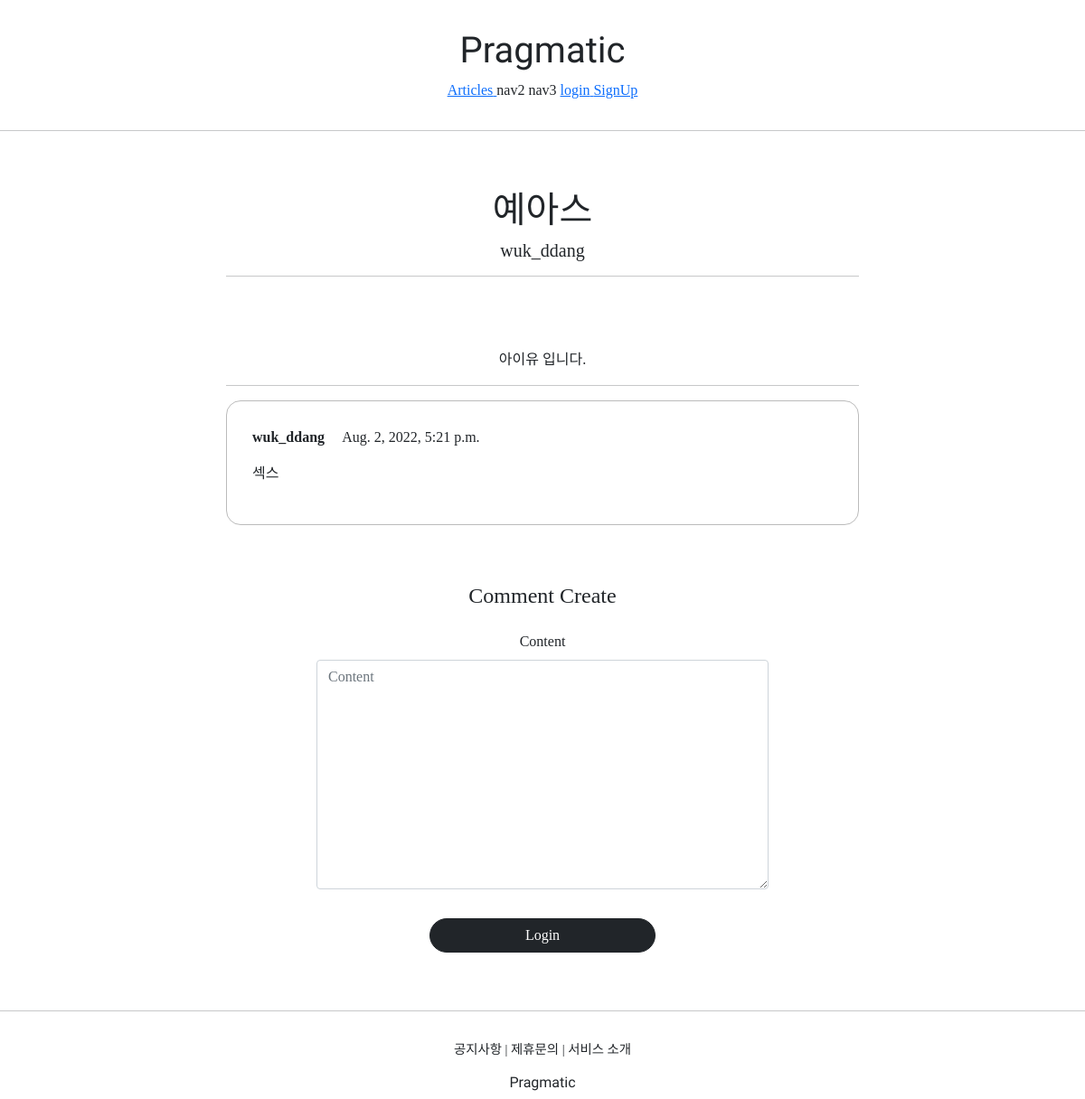
The page /articles/detail/4 on the database its author committed.
### articleapp/models.py (models this page shows)
class Article(models.Model):
  writer = models.ForeignKey(User, on_delete=models.SET_NULL, related_name='article', null=True)
  title = models.CharField(max_length=200, null=True)
  image = models.ImageField(upload_to='articles/', null=False)
  content = models.TextField(null=True)
  created_at = models.DateField(auto_created=True, null=True)

### profileapp/models.py (models this page shows)
class Profile(models.Model):
  user = models.OneToOneField(User, on_delete=models.CASCADE, related_name='profile')
  image = models.ImageField(upload_to='profile/', null=True)
  nickname = models.CharField(max_length=20, unique=True, null=True)
  message = models.CharField(max_length=100, null=True)

### commentapp/models.py (models this page shows)
class Comment(models.Model):
  article = models.ForeignKey(Article, on_delete=models.SET_NULL, null=True, related_name='comment')
  writer = models.ForeignKey(User, on_delete=models.SET_NULL, null=True, related_name='comment')
  content = models.TextField(null=False)
  created_at = models.DateTimeField(auto_now=True)

### articleapp/views.py (the view)
# urls.py: path('detail/<int:pk>', ArticleDetailView.as_view(), name='detail'),
class ArticleDetailView(DetailView, FormMixin):
  model = Article
  form_class = CommentCreationForm
  context_object_name = 'target_article'
  template_name = 'articleapp/detail.html'

### commentapp/forms.py
class CommentCreationForm(ModelForm):
  class Meta:
    model = Comment
    fields = ['content']

### articleapp/templates/articleapp/detail.html (shortened to what this page needs)
{% extends 'base.html' %}
{% block content %}
  <div>
    <div style="text-align: center; max-width: 700px; margin: 4rem auto;">
      <h1>
        {{ target_article.title }}
      </h1>
      <h5>
        {{ target_article.writer.profile.nickname }}
      </h5>
      <hr>
      <p>
        {{ target_article.content }}
      </p>
      <hr>
      {% for comment in target_article.comment.all %}
        {% include 'commentapp/detail.html' with comment=comment %}
      {% endfor %}
      {% include 'commentapp/create.html' with article=target_article %}
    </div>
  </div>
{% endblock %}

### commentapp/templates/commentapp/detail.html (shortened to what this page needs)
<div style="border: 1px solid; text-align: left; padding: 4%; margin: 1rem 0; border-radius: 1rem;
            border-color: #bbb">
  <div>
    <strong>
      {{ comment.writer.profile.nickname }}
    </strong>
    {{ comment.created_at }}
  </div>
  <div style="margin: 1rem 0;">
    {{ comment.content }}
  </div>
</div>

### rows shown on the page
Article: title "예아스", writer.profile.nickname "wuk_ddang", content "아이유 입니다."
Comment: writer.profile.nickname "wuk_ddang", created_at "Aug. 2, 2022, 5:21 p.m.", content "섹스"
